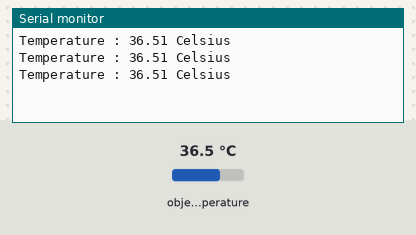
Bench run of a sketch on a simulated Arduino Uno, built with avr-gcc and run on an emulated ATmega328P. On the bench: the last lines printed to the serial monitor. Inputs (shaded band) come from the test bench; at power-on: object temperature 36.5 °C.

Above: at 1.3 s.
1.4 s: object temperature set to 20 °C
At 1.9 s:
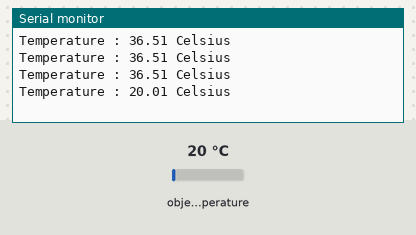
2.9 s: object temperature set to 26 °C
At 3.4 s:
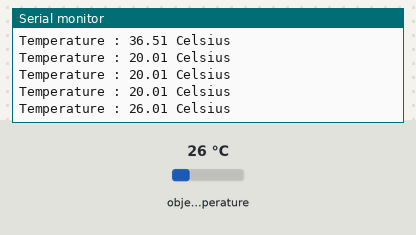
Timing chart, 0 to 5.9 s (numbered marks = the images above; inputs shaded):
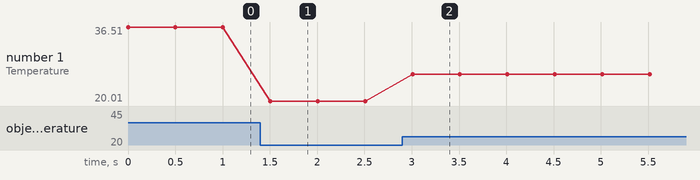

Measured:
- after the input at 1.4 s, the serial monitor: prints a new line after 0.10 s (image 1)
- after the input at 2.9 s, the serial monitor: prints a new line after 0.11 s (image 2)
- plotted number 1: 36.51 → 20.01 after the input at 1.4 s, 20.01 → 26.01 after the input at 2.9 s

The sketch:

mlx90614.ino
```cpp
//Sketch created by Raunak Kumar
#include <Wire.h>
#include <Adafruit_MLX90614.h>
Adafruit_MLX90614 mlx = Adafruit_MLX90614();
void setup() {
  Serial.begin(9600);
}
void loop() {
  long x;
  mlx.begin();        //Here the code gets compiled but the integer value of x isn't specifiied, I need the temperature measure by the sensor to be x.
  if(x<30){
      Serial.print("Temperature : ");
      Serial.print(mlx.readObjectTempC());
      Serial.println(" Celsius");

      Serial.println();
      delay(500);
    }
  else{
      Serial.print("No temperature recorded.");
    }
}
```
